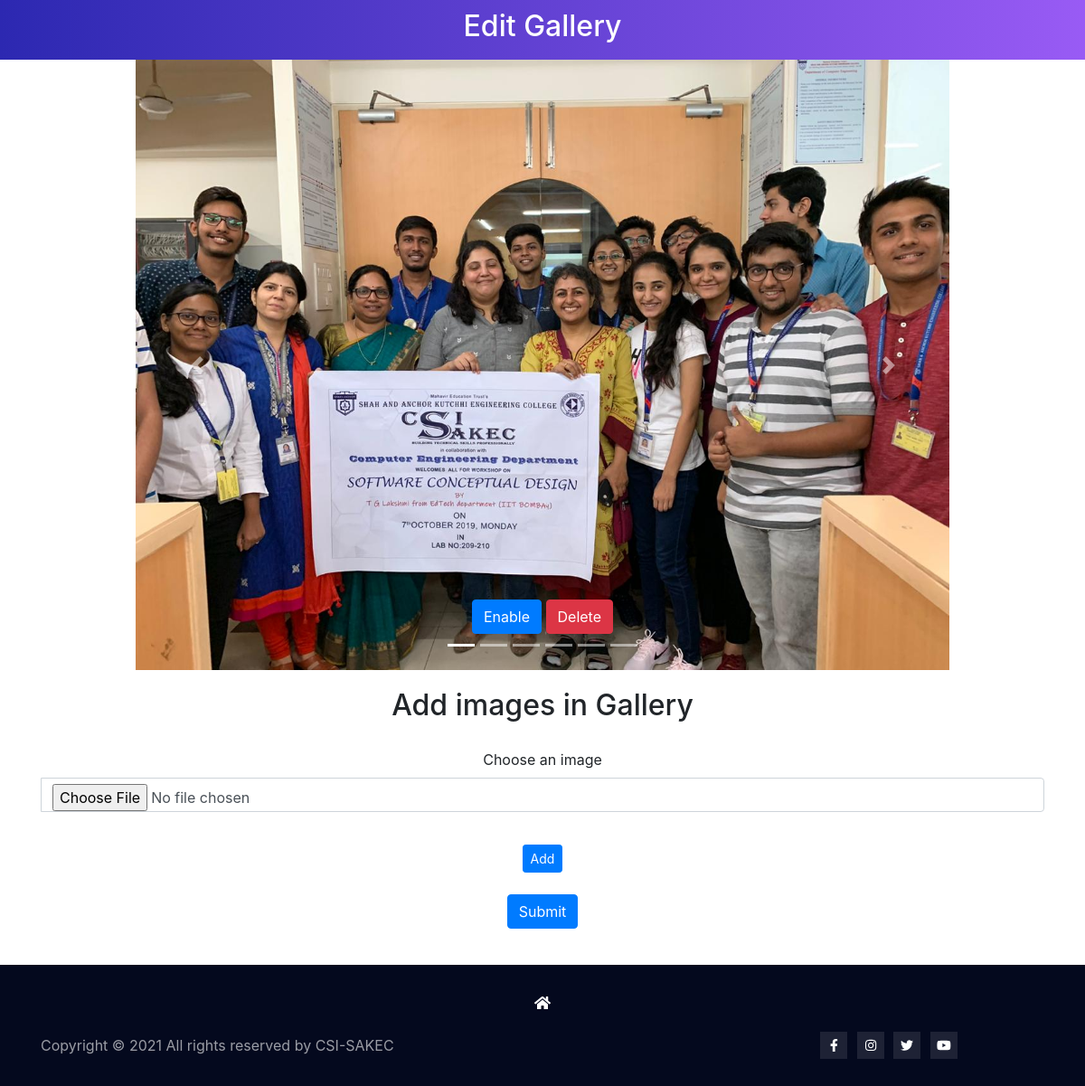
The app's page /Gallery_Images/photo.php with its own data.
### tables this page shows
CREATE TABLE `csi_gallery` (
  `id` int(11) NOT NULL,
  `image` text NOT NULL,
  `status` tinyint(1) NOT NULL
);

### Gallery_Images/photo.php (the view, shortened to what this page needs)
<!DOCTYPE html>
<html lang="en">
<head>
    <link rel="stylesheet" href="../plugins/bootstrap-4.6.0-dist/css/bootstrap.min.css">
    <link rel="stylesheet" href="xyz.css?v=<?php echo time(); ?>">
    <?php
    require_once "../config.php";
    ?>
</head>
<body>
    <header>
        <h2 class="text-center">Edit Gallery </h2>
    </header>
    <div class="w-75 mx-auto">
        <div id="carouselExampleIndicators" class="carousel slide" data-ride="carousel" >
            <ol class="carousel-indicators">
            <?php
                $gallerysql = "SELECT * FROM `csi_gallery`";
                $gallerysqlstmt = mysqli_query($conn, $gallerysql);
                $number_of_images_gallery = mysqli_num_rows($gallerysqlstmt);
                for ($j = 0; $j < $number_of_images_gallery;$j++) {
            ?>
                <li data-target="#carouselExampleIndicators" data-slide-to="<?php echo $j; ?>" <?php if($j==0){echo 'class="active"';} ?>></li>
            <?php
                }
            ?>
            <li data-target="#carouselExampleIndicators" data-slide-to="<?php echo $number_of_images_gallery; ?>" <?php if($number_of_images_gallery==0){echo 'class="active"';} ?>></li>
            </ol>
            <div class="carousel-inner">
            <?php
                for ($i = 0; $i < $number_of_images_gallery; $i++) {
                    $row = mysqli_fetch_assoc($gallerysqlstmt);
            ?>
                <div class="carousel-item <?php if($i==0){echo "active";} ?>">
                    <img class="d-block w-100" src="<?php echo $row['image']; ?>" alt="no image">
                    <div class="carousel-caption d-none d-md-block">
                        <div id="photoStatus_<?php echo $row['id']; ?>" class="d-inline">
                        <?php
                        if($row['status']==1){
                        ?>
                            <button name='disablePhoto' value='<?php echo $row['id']; ?>' class='btn btn-warning'>Disable</button>
                        <?php
                        }else{
                        ?>
                            <button name='enablePhoto' value='<?php echo $row['id']; ?>' class='btn btn-primary'>Enable</button>
                        <?php
                        }
                        ?>
                        </div>
                        <button type='submit' name="deletePhoto" value='<?php echo $row['id']; ?>' class='btn btn-danger'>Delete</button>
                    </div>
                </div>
            <?php
                }
            ?>
            </div>
            <a class="carousel-control-prev" href="#carouselExampleIndicators" role="button" data-slide="prev">
                <span class="carousel-control-prev-icon" aria-hidden="true"></span>
            </a>
            <a class="carousel-control-next" href="#carouselExampleIndicators" role="button" data-slide="next">
                <span class="carousel-control-next-icon" aria-hidden="true"></span>
            </a>
        </div>
    </div>
    <div class="spacer" style="height:20px;"></div>
    <h2 class="text-center">Add images in Gallery </h2>
    <div class="spacer" style="height:20px;"></div>
    <div class="container text-center">
        <form action="<?php echo htmlspecialchars($_SERVER["PHP_SELF"]); ?>" method="POST" enctype="multipart/form-data">
            <label class="form-label" for="customFile">Choose an image</label>
            <div class="form-group">
                <div class="input-group phone-input">
                    <input name="image1" type="file" class="form-control" id="customFile" required />
                </div>
            </div>
            <div class="spacer" style="height:20px;"></div>
            <button class="btn btn-primary btn-sm btn-add-phone">Add</button> <br> <br>
            <button class="btn btn-primary" name="insert" value="submit">Submit</button>
        </form>
    </div>
    <div class="spacer" style="height:40px;"></div>
    <section id="contact">
        <footer class="footer-area p_60">
            <div class="container">
                <div class="text-center  footer-social"><a href="../index.php" class="text-white"><i class="fas fa-home"></i></a></div>
                <div class="row footer-bottom d-flex justify-content-between align-items-center">
                    <p class="col-lg-8 col-md-8 footer-text m-0">
                        Copyright © <script>document.write(new Date().getFullYear());</script> All rights reserved by CSI-SAKEC
                    </p>
                    <div class="col-lg-4 col-md-4 footer-social">
                        <a href="https://www.facebook.com/csisakec/photos"><i class="fab fa-facebook-f"></i></a>
                        <a href="https://www.instagram.com/csi.sakec/?utm_medium=copy_link"><i class="fab fa-instagram"></i></a>
                        <a href="https://twitter.com/sakectweets?lang=en"><i class="fab fa-twitter"></i></a>
                        <a href="https://www.youtube.com/c/SAKECYouTubeChannel"><i class="fab fa-youtube"></i></a>
                    </div>
                </div>
            </div>
        </footer>
    </section>
</body>
</html>

### Gallery_Images/xyz.css (style rules this page uses)
header { color:white; background-image: -webkit-linear-gradient(left, #2c28b1 0%, #9b5cf6 51%, #2c28b1 100%); background-image: -o-linear-gradient(left, #2c28b1 0%, #9b5cf6 51%, #2c28b1 100%); background-image: linear-gradient(to right, #2c28b1 0%, #9b5cf6 51%, #2c28b1 100%); background-size: 200% auto; padding: 10px; }
.footer-area { background: #04091e; }
.footer-bottom { padding-top: 20px; }
.footer-bottom .footer-text { color: #fff; opacity: .6; }
.m-0 { margin: 0 !important; }
.footer-bottom .footer-social { text-align: center; }
.footer-bottom .footer-social a { font-size: 14px; line-height: 30px; color: #fff; margin-left: 6px; -webkit-transition: all 0.3s linear; -o-transition: all 0.3s linear; transition: all 0.3s linear; background: #1e2235; height: 30px; width: 30px; text-align: center; display: inline-block; -webkit-transition: all 300ms linear 0s; -o-transition: all 300ms linear 0s; transition: all 300ms linear 0s; }
.p_60 { padding-top: 30px; padding-bottom: 30px; }

### records on screen
csi_gallery: image (picture), $row['id'] 59 (drawn)
